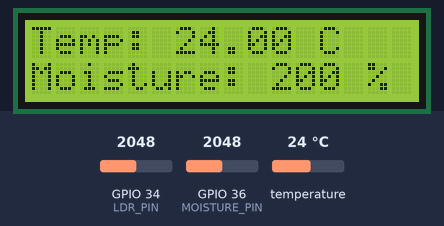
The sketch below on a simulated ESP32. Parts: 16×2 character LCD. The test bench sets the inputs (shaded band); at power-on: GPIO 36 (MOISTURE_PIN) = 2048, temperature 24 °C, GPIO 34 (LDR_PIN) = 2048. WiFi joins after 1.5 s; servers stay silent unless stated; what the sketch prints to the serial monitor is not drawn.

Above: at 2.9 s.
3.0 s: GPIO 36 (MOISTURE_PIN) set to 1090
At 4.9 s:
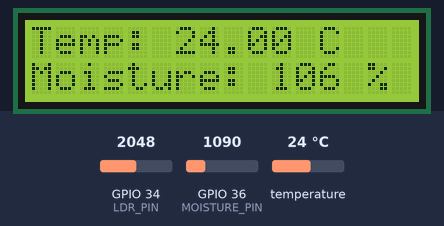
6.1 s: GPIO 36 (MOISTURE_PIN) set to 961
At 8.1 s:
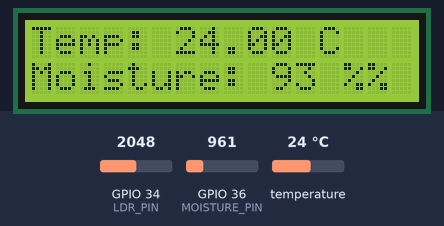
9.2 s: GPIO 36 (MOISTURE_PIN) set to 113
At 12.0 s:
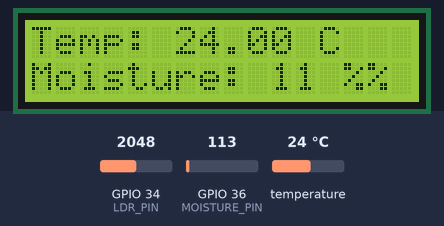
12.8 s: GPIO 36 (MOISTURE_PIN) set to 96
At 14.0 s:
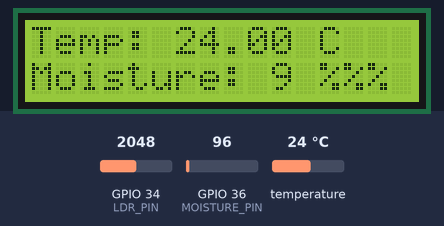
15.9 s: temperature set to 12 °C
At 19.0 s:
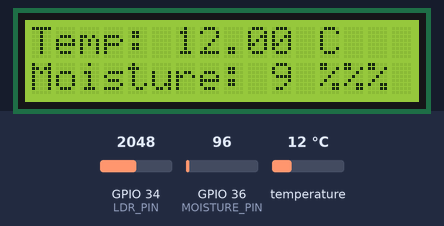
19.5 s: temperature set to 19 °C
At 21.0 s:
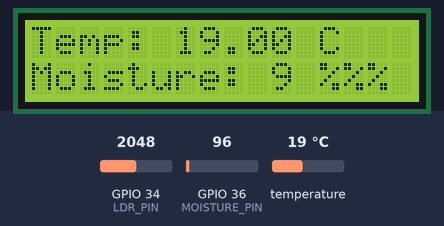
Timing chart, 0 to 22.5 s (numbered marks = the images above; inputs shaded):
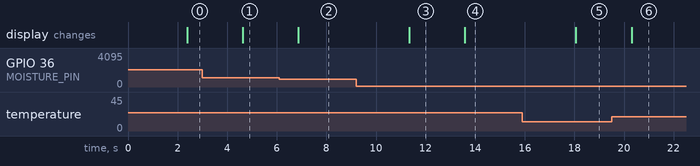

Measured:
- the behaviour switches between 1023 and 1022 on GPIO 36 (MOISTURE_PIN) (found by bisection; images 1 and 2)
- the behaviour switches between 103 and 102 on GPIO 36 (MOISTURE_PIN) (found by bisection; images 3 and 4)
- after the input at 3.0 s, the display: changes after 1.6 s (image 1)
- after the input at 6.1 s, the display: changes after 0.76 s (image 2)
- after the input at 9.2 s, the display: changes after 2.1 s (image 3)
- after the input at 12.8 s, the display: changes after 0.78 s (image 4)
- after the input at 15.9 s, the display: changes after 2.2 s (image 5)
- after the input at 19.5 s, the display: changes after 0.80 s (image 6)

The sketch:

ldr-mois-temp-lcd-1.ino
```cpp
#include <WiFi.h>
#include <FirebaseESP32.h>
#include <OneWire.h>
#include <DallasTemperature.h>
#include <LiquidCrystal_I2C.h>

#define WIFI_SSID "vx"
#define WIFI_PASSWORD "14231423"
#define FIREBASE_HOST "https://lesson1-d1792-default-rtdb.firebaseio.com/"
#define FIREBASE_AUTH "AIzaSyAgnMD_uFO5zrqEtTRouctYp5LO4k4-W8M"

#define SENSOR_PIN 17
#define MOISTURE_PIN A0
#define LDR_PIN 34 // Analog input pin for LDR

OneWire oneWire(SENSOR_PIN);
DallasTemperature DS18B20(&oneWire);
FirebaseData firebaseData;

const String TEMPERATURE_KEY = "temperature";
const String MOISTURE_KEY = "moisture";
const String LDR_KEY = "ldr"; // Firebase key for LDR value

LiquidCrystal_I2C lcd(0x27, 16, 2);

void setup() {
  Serial.begin(9600);
  DS18B20.begin();
  pinMode(MOISTURE_PIN, INPUT);
  pinMode(LDR_PIN, INPUT);

  lcd.begin();
  lcd.backlight();
  lcd.print("Welcome");

  WiFi.begin(WIFI_SSID, WIFI_PASSWORD);
  Serial.print("Connecting to WiFi");
  while (WiFi.status() != WL_CONNECTED) {
    delay(500);
    Serial.print(".");
  }
  Serial.println("\nConnected to WiFi");

  Firebase.begin(FIREBASE_HOST, FIREBASE_AUTH);
}

void loop() {
  // Read temperature from DS18B20 sensor
  DS18B20.requestTemperatures();
  float temperatureC = DS18B20.getTempCByIndex(0);

  // Read raw moisture sensor value
  int moistureValue = analogRead(MOISTURE_PIN);

  // Map the raw moisture sensor value to the desired range (optional if you already calibrated the sensor)
  int mappedMoisture = map(moistureValue, 0, 1023, 0, 100);

  // Read raw LDR sensor value
  int ldrValue = analogRead(LDR_PIN);

  Serial.print("Temperature: ");
  Serial.print(temperatureC);
  Serial.print(" °C, Moisture: ");
  Serial.print(mappedMoisture);
  Serial.print(" %, LDR: ");
  Serial.println(ldrValue);

  // Display temperature, moisture level, and LDR value on the LCD
  lcd.setCursor(0, 0);
  lcd.print("Temp: ");
  lcd.print(temperatureC);
  lcd.print(" C");

  lcd.setCursor(0, 1);
  lcd.print("Moisture: ");
  lcd.print(mappedMoisture);
  lcd.print(" %");

  // Update Firebase with the sensor data
  Firebase.setFloat(firebaseData, TEMPERATURE_KEY, temperatureC);
  Firebase.setInt(firebaseData, MOISTURE_KEY, mappedMoisture);
  Firebase.setInt(firebaseData, LDR_KEY, ldrValue);

  delay(1000); // Adjust the delay as needed
}
```
